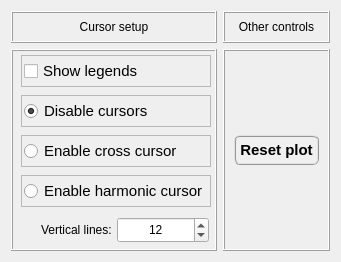
        <widget class="QWidget" name="tab">
         <attribute name="title">
          <string>Advanced controls</string>
         </attribute>
         <layout class="QGridLayout" name="gridLayout_9">
          <item row="0" column="0">
           <widget class="QFrame" name="frame_7">
            <property name="minimumSize">
             <size>
              <width>85</width>
              <height>32</height>
             </size>
            </property>
            <property name="maximumSize">
             <size>
              <width>240</width>
              <height>32</height>
             </size>
            </property>
            <property name="sizeIncrement">
             <size>
              <width>0</width>
              <height>110</height>
             </size>
            </property>
            <property name="frameShape">
             <enum>QFrame::Box</enum>
            </property>
            <property name="frameShadow">
             <enum>QFrame::Raised</enum>
            </property>
            <layout class="QGridLayout" name="gridLayout_7">
             <property name="leftMargin">
              <number>0</number>
             </property>
             <property name="topMargin">
              <number>0</number>
             </property>
             <property name="rightMargin">
              <number>0</number>
             </property>
             <property name="bottomMargin">
              <number>0</number>
             </property>
             <property name="spacing">
              <number>0</number>
             </property>
             <item row="0" column="0">
              <widget class="QLabel" name="label_2">
               <property name="font">
                <font>
                 <weight>50</weight>
                 <bold>false</bold>
                </font>
               </property>
               <property name="text">
                <string>Cursor setup</string>
               </property>
               <property name="alignment">
                <set>Qt::AlignCenter</set>
               </property>
              </widget>
             </item>
            </layout>
           </widget>
          </item>
          <item row="0" column="1">
           <widget class="QFrame" name="frame_8">
            <property name="minimumSize">
             <size>
              <width>85</width>
              <height>32</height>
             </size>
            </property>
            <property name="maximumSize">
             <size>
              <width>240</width>
              <height>32</height>
             </size>
            </property>
            <property name="sizeIncrement">
             <size>
              <width>0</width>
              <height>110</height>
             </size>
            </property>
            <property name="frameShape">
             <enum>QFrame::Box</enum>
            </property>
            <property name="frameShadow">
             <enum>QFrame::Raised</enum>
            </property>
            <layout class="QGridLayout" name="gridLayout_8">
             <property name="leftMargin">
              <number>0</number>
             </property>
             <property name="topMargin">
              <number>0</number>
             </property>
             <property name="rightMargin">
              <number>0</number>
             </property>
             <property name="bottomMargin">
              <number>0</number>
             </property>
             <property name="spacing">
              <number>0</number>
             </property>
             <item row="0" column="0">
              <widget class="QLabel" name="label_7">
               <property name="font">
                <font>
                 <weight>50</weight>
                 <bold>false</bold>
                </font>
               </property>
               <property name="text">
                <string>Other controls</string>
               </property>
               <property name="alignment">
                <set>Qt::AlignCenter</set>
               </property>
              </widget>
             </item>
            </layout>
           </widget>
          </item>
          <item row="1" column="0">
           <widget class="QFrame" name="frame_6">
            <property name="minimumSize">
             <size>
              <width>85</width>
              <height>30</height>
             </size>
            </property>
            <property name="maximumSize">
             <size>
              <width>240</width>
              <height>240</height>
             </size>
            </property>
            <property name="sizeIncrement">
             <size>
              <width>0</width>
              <height>110</height>
             </size>
            </property>
            <property name="frameShape">
             <enum>QFrame::Box</enum>
            </property>
            <property name="frameShadow">
             <enum>QFrame::Raised</enum>
            </property>
            <layout class="QGridLayout" name="gridLayout_6">
             <property name="leftMargin">
              <number>8</number>
             </property>
             <property name="topMargin">
              <number>4</number>
             </property>
             <property name="rightMargin">
              <number>4</number>
             </property>
             <property name="bottomMargin">
              <number>4</number>
             </property>
             <property name="horizontalSpacing">
              <number>4</number>
             </property>
             <property name="verticalSpacing">
              <number>8</number>
             </property>
             <item row="0" column="0">
              <widget class="QFrame" name="frame_5">
               <property name="frameShape">
                <enum>QFrame::StyledPanel</enum>
               </property>
               <property name="frameShadow">
                <enum>QFrame::Raised</enum>
               </property>
               <layout class="QGridLayout" name="gridLayout_13">
                <property name="leftMargin">
                 <number>2</number>
                </property>
                <property name="topMargin">
                 <number>2</number>
                </property>
                <property name="rightMargin">
                 <number>2</number>
                </property>
                <property name="bottomMargin">
                 <number>2</number>
                </property>
                <property name="spacing">
                 <number>2</number>
                </property>
                <item row="0" column="0">
                 <widget class="QCheckBox" name="checkBox_legends">
                  <property name="minimumSize">
                   <size>
                    <width>75</width>
                    <height>26</height>
                   </size>
                  </property>
                  <property name="maximumSize">
                   <size>
                    <width>200</width>
                    <height>26</height>
                   </size>
                  </property>
                  <property name="font">
                   <font>
                    <family>Arial</family>
                    <pointsize>11</pointsize>
                    <weight>50</weight>
                    <italic>false</italic>
                    <bold>false</bold>
                   </font>
                  </property>
                  <property name="text">
                   <string>Show legends</string>
                  </property>
                  <property name="checked">
                   <bool>false</bool>
                  </property>
                 </widget>
                </item>
               </layout>
              </widget>
             </item>
             <item row="1" column="0">
              <widget class="QFrame" name="frame_4">
               <property name="frameShape">
                <enum>QFrame::StyledPanel</enum>
               </property>
               <property name="frameShadow">
                <enum>QFrame::Raised</enum>
               </property>
               <layout class="QGridLayout" name="gridLayout_12">
                <property name="leftMargin">
                 <number>2</number>
                </property>
                <property name="topMargin">
                 <number>2</number>
                </property>
                <property name="rightMargin">
                 <number>2</number>
                </property>
                <property name="bottomMargin">
                 <number>2</number>
                </property>
                <property name="spacing">
                 <number>2</number>
                </property>
                <item row="0" column="0">
                 <widget class="QRadioButton" name="radioButton_disable_cursors">
                  <property name="minimumSize">
                   <size>
                    <width>75</width>
                    <height>26</height>
                   </size>
                  </property>
                  <property name="maximumSize">
                   <size>
                    <width>200</width>
                    <height>26</height>
                   </size>
                  </property>
                  <property name="font">
                   <font>
                    <family>Arial</family>
                    <pointsize>11</pointsize>
                    <weight>50</weight>
                    <italic>false</italic>
                    <bold>false</bold>
                   </font>
                  </property>
                  <property name="text">
                   <string>Disable cursors</string>
                  </property>
                  <property name="checked">
                   <bool>true</bool>
                  </property>
                 </widget>
                </item>
               </layout>
              </widget>
             </item>
             <item row="4" column="0">
              <widget class="QFrame" name="frame">
               <property name="frameShape">
                <enum>QFrame::StyledPanel</enum>
               </property>
               <property name="frameShadow">
                <enum>QFrame::Raised</enum>
               </property>
               <layout class="QGridLayout" name="gridLayout_10">
                <property name="leftMargin">
                 <number>2</number>
                </property>
                <property name="topMargin">
                 <number>2</number>
                </property>
                <property name="rightMargin">
                 <number>2</number>
                </property>
                <property name="bottomMargin">
                 <number>2</number>
                </property>
                <property name="spacing">
                 <number>2</number>
                </property>
                <item row="0" column="0">
                 <widget class="QRadioButton" name="radioButton_harmonic_cursor">
                  <property name="minimumSize">
                   <size>
                    <width>75</width>
                    <height>26</height>
                   </size>
                  </property>
                  <property name="maximumSize">
                   <size>
                    <width>200</width>
                    <height>26</height>
                   </size>
                  </property>
                  <property name="font">
                   <font>
                    <family>Arial</family>
                    <pointsize>11</pointsize>
                    <weight>50</weight>
                    <italic>false</italic>
                    <bold>false</bold>
                   </font>
                  </property>
                  <property name="text">
                   <string>Enable harmonic cursor</string>
                  </property>
                  <property name="checked">
                   <bool>false</bool>
                  </property>
                 </widget>
                </item>
               </layout>
              </widget>
             </item>
             <item row="5" column="0">
              <widget class="QFrame" name="frame_vertical_lines">
               <property name="frameShape">
                <enum>QFrame::NoFrame</enum>
               </property>
               <property name="frameShadow">
                <enum>QFrame::Raised</enum>
               </property>
               <layout class="QGridLayout" name="gridLayout_39">
                <property name="leftMargin">
                 <number>2</number>
                </property>
                <property name="topMargin">
                 <number>2</number>
                </property>
                <property name="rightMargin">
                 <number>2</number>
                </property>
                <property name="bottomMargin">
                 <number>2</number>
                </property>
                <property name="spacing">
                 <number>2</number>
                </property>
                <item row="0" column="0">
                 <widget class="QLabel" name="label_14">
                  <property name="minimumSize">
                   <size>
                    <width>0</width>
                    <height>26</height>
                   </size>
                  </property>
                  <property name="maximumSize">
                   <size>
                    <width>16777215</width>
                    <height>26</height>
                   </size>
                  </property>
                  <property name="baseSize">
                   <size>
                    <width>0</width>
                    <height>0</height>
                   </size>
                  </property>
                  <property name="text">
                   <string>Vertical lines: </string>
                  </property>
                  <property name="alignment">
                   <set>Qt::AlignRight|Qt::AlignTrailing|Qt::AlignVCenter</set>
                  </property>
                 </widget>
                </item>
                <item row="0" column="1">
                 <widget class="QSpinBox" name="spinBox_vertical_lines">
                  <property name="minimumSize">
                   <size>
                    <width>0</width>
                    <height>26</height>
                   </size>
                  </property>
                  <property name="maximumSize">
                   <size>
                    <width>16777215</width>
                    <height>26</height>
                   </size>
                  </property>
                  <property name="alignment">
                   <set>Qt::AlignCenter</set>
                  </property>
                  <property name="minimum">
                   <number>2</number>
                  </property>
                  <property name="maximum">
                   <number>20</number>
                  </property>
                  <property name="value">
                   <number>12</number>
                  </property>
                 </widget>
                </item>
               </layout>
              </widget>
             </item>
             <item row="3" column="0">
              <widget class="QFrame" name="frame_3">
               <property name="frameShape">
                <enum>QFrame::StyledPanel</enum>
               </property>
               <property name="frameShadow">
                <enum>QFrame::Raised</enum>
               </property>
               <layout class="QGridLayout" name="gridLayout_11">
                <property name="leftMargin">
                 <number>2</number>
                </property>
                <property name="topMargin">
                 <number>2</number>
                </property>
                <property name="rightMargin">
                 <number>2</number>
                </property>
                <property name="bottomMargin">
                 <number>2</number>
                </property>
                <property name="spacing">
                 <number>2</number>
                </property>
                <item row="0" column="0">
                 <widget class="QRadioButton" name="radioButton_cross_cursor">
                  <property name="minimumSize">
                   <size>
                    <width>75</width>
                    <height>26</height>
                   </size>
                  </property>
                  <property name="maximumSize">
                   <size>
                    <width>200</width>
                    <height>26</height>
                   </size>
                  </property>
                  <property name="font">
                   <font>
                    <family>Arial</family>
                    <pointsize>11</pointsize>
                    <weight>50</weight>
                    <italic>false</italic>
                    <bold>false</bold>
                   </font>
                  </property>
                  <property name="text">
                   <string>Enable cross cursor</string>
                  </property>
                  <property name="checked">
                   <bool>false</bool>
                  </property>
                 </widget>
                </item>
               </layout>
              </widget>
             </item>
            </layout>
           </widget>
          </item>
          <item row="1" column="1">
           <widget class="QFrame" name="frame_2">
            <property name="frameShape">
             <enum>QFrame::Box</enum>
            </property>
            <property name="frameShadow">
             <enum>QFrame::Raised</enum>
            </property>
            <layout class="QGridLayout" name="gridLayout_14">
             <item row="0" column="0">
              <widget class="QPushButton" name="pushButton_ResetPlot">
               <property name="minimumSize">
                <size>
                 <width>85</width>
                 <height>30</height>
                </size>
               </property>
               <property name="maximumSize">
                <size>
                 <width>85</width>
                 <height>30</height>
                </size>
               </property>
               <property name="font">
                <font>
                 <family>MS Shell Dlg 2</family>
                 <pointsize>11</pointsize>
                 <weight>75</weight>
                 <italic>false</italic>
                 <bold>true</bold>
                </font>
               </property>
               <property name="styleSheet">
                <string notr="true">QPushButton{border-radius: 6px; border-color: rgb(150, 150, 150); border-style: ridge; border-width: 2px; color: rgb(0, 0, 0); background-color: rgb(240, 240, 240); font: 75 bold 11pt &quot;MS Shell Dlg 2&quot;}
QPushButton:hover{border-radius: 6px; border-color: rgb(0, 170, 255); border-style: ridge; border-width: 2px; color: rgb(0, 0, 0); background-color: rgba(174, 213, 255, 100); font: 75 bold 11pt &quot;MS Shell Dlg 2&quot;}
QPushButton:pressed{border-radius: 6px; border-color: rgb(0, 170, 255); border-style: ridge; border-width: 3px; color: rgb(0, 0, 0); background-color: rgb(174, 213, 255); font: 75 bold 11pt &quot;MS Shell Dlg 2&quot;}</string>
               </property>
               <property name="text">
                <string>Reset plot</string>
               </property>
              </widget>
             </item>
            </layout>
           </widget>
          </item>
         </layout>
        </widget>
